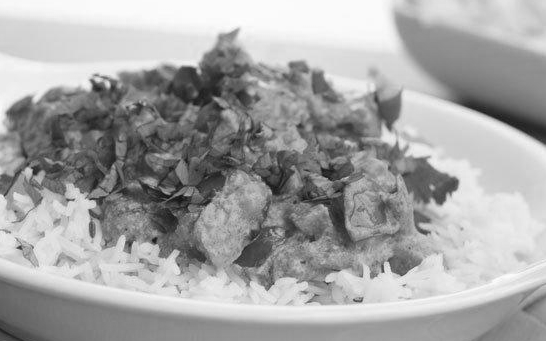
#> input picture original.png, 546 x 341 px
$ python -i experimentando.py   (imports and definitions only)   (Python 2 division)
#> lines starting #> are read from the running program, lines starting #| are printed output that depends on the picture
import numpy as np
import Tkinter
from PIL import ImageDraw
import Image
import ImageTk
from sys import argv
import time
from math import fabs

def convolucion(imagen, h):
    iwidth, iheight = imagen.size
    imagen = imagen.convert('L')
    im = imagen.load()
    mheight, mwidth = h.shape
    print "Imagen size: ",imagen.size
    print "H: ",h.shape
    g = np.zeros(shape=(iheight, iwidth))
    for x in xrange(iheight):
        for y in xrange(iwidth):
            sum = 0.0
            for j in xrange(mheight):
                zj = ( j - ( mheight / 2 ) )
                for i in xrange(mwidth):
                    zi = ( i - ( mwidth / 2 ) )
                    try:
                        sum += im[y + zi, x + zj] * h[i,j]
                    except:
                        pass
            #print x, y
            g[x,y] = sum
    #print "Convolucion"
    #print g
    return g

# [63 lines left out: functions filtro, filtroPorNumeros, not called in this run]

def escalaDeGrises(im):
    width, height = im.size
    print width, height
    im = im.convert('RGB')
    pix = im.load()
    promedio = 0.0
    for y in xrange(height):
            for x in xrange(width):
                r, g, b = pix[x, y]
                promedio = (r + g + b) / 3.0
                pix[x, y] = int(promedio), int(promedio), int(promedio)
    data = np.array(im)
    im2 = Image.fromarray(data)
    return im2

def nuevaImagen(matriz):
    height, width = matriz.shape
    print matriz.shape
    imagen = Image.new(mode='L', size =(width,height))
    im = imagen.load()
    print imagen.size
    for x in xrange(height):
        for y in xrange(width):
            im[y, x] = matriz[x, y]
    data = np.array(imagen)
    #print data
    im = Image.fromarray(data)
    return im

# [17 lines left out: function bfs, not called in this run]

def asignColor(grupo):
    return ((grupo * 5 + 7) % 256, (grupo * 13 + 41) % 256, (grupo * 29 + 13) % 256)

# [77 lines left out: functions deteccionObjetos, binarizacion, dibujaPuntos, not called in this run]


def main():
    imagen = Image.open(argv[1])
#> imagen is the input picture: PIL image 546x341 L; min 12, max 254, mean 164.6
    original = imagen
    escalaGrises = escalaDeGrises(imagen)
#| 546 341
    px = np.array([[-1,0,1], [-1,0,1], [-1,0,1]])
    py = np.array([[1,1,1], [0,0,0], [-1,-1,-1]])
    t1 = time.time()
    gx = convolucion(escalaGrises, px)
#| Imagen size:  (546, 341)
#> after the loop in convolucion, `for x in xrange(iheight):`:
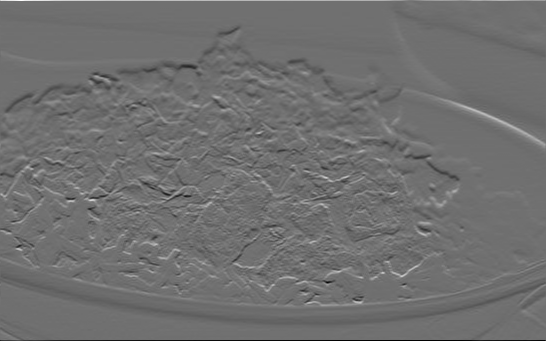
#> g: shape (341, 546) float64; min -482, max 611, mean -2.1; drawn with min black and max white
    gx = gx ** 2
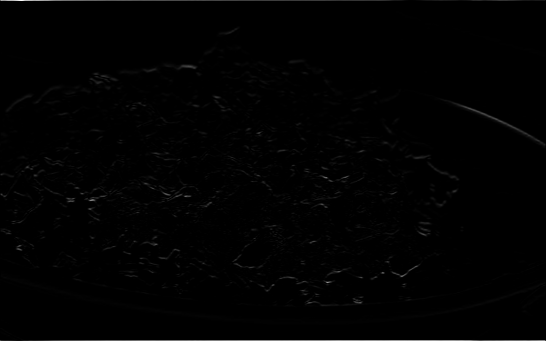
#> gx: shape (341, 546) float64; min 0, max 373321, mean 2577.3; drawn with min black and max white
    gy = convolucion(escalaGrises, py)
#| Imagen size:  (546, 341)
#> after the loop in convolucion (call 2), `for x in xrange(iheight):`:
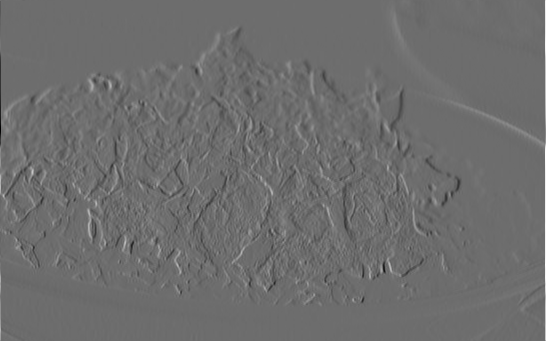
#> g: shape (341, 546) float64; min -541, max 719, mean 1; drawn with min black and max white
    gy = gy ** 2
    g = (gx + gy ) ** 1.0/2.0
#    print g
    min = np.min(g)
#> min = 0
    max = np.max(g)
#> max = 258505
    h, w = g.shape
#> h = 341; w = 546
    minimos = np.ones(shape=(h, w))
    minimos *= min
#> minimos: shape (341, 546) float64; every value is 0
    g = g - min
    print "Restando el minimo", g
#> (printed output is left out)
    g = g / (max - min)
    print "Dividiendo el max-min",g
#> (printed output is left out)
    print "Max: ",np.max(g)," Min: ",np.min(g)
#| Max:  1.0  Min:  0.0
    bn = np.ones(shape=(h, w))
    bn *= 255
    g = g * bn
    print "Max: ",np.max(g)," Min: ",np.min(g)
#| Max:  255.0  Min:  0.0
    imagen_nueva = nuevaImagen(g)
#| (341, 546)
#> in nuevaImagen, `imagen = Image.new(mode='L', size =(width,height))`: imagen: PIL image 546x341 L; every value is 0
#| (546, 341)
    imagen_binaria = binarizacion(imagen_nueva)
    imagen_deteccionObjetos = deteccionObjetos(imagen_binaria)
    #imagen_convexHull = dibujaPuntos(stack, imagen_convexHull)
    root = Tkinter.Tk()
    tkimageModf = ImageTk.PhotoImage(imagen_nueva)
    tkimageOrig = ImageTk.PhotoImage(imagen_binaria)
    tkimageDeteccionObjetos = ImageTk.PhotoImage(imagen_deteccionObjetos)
    #Tkinter.Label(root, image = tkimageModf).pack(side="left")
    Tkinter.Label(root, image = tkimageOrig).pack(side="right")
    Tkinter.Label(root, image = tkimageDeteccionObjetos).pack(side="left")
    t2 =time.time()
    print "Tiempo total: ",t2-t1
    root.mainloop()
# [1 line not run here, left out]

#> (the run stopped early here; a loop or call above may not have finished)

$ run again, with husky.png copied over original.png
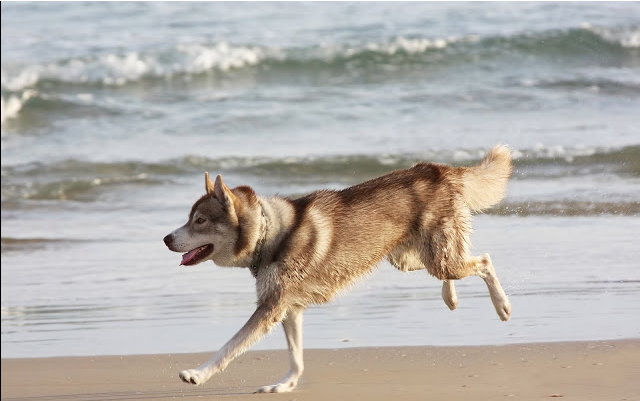
#> input picture husky.png, 640 x 401 px
#> in main, imagen is the input picture: PIL image 640x401 RGB; mean R, G, B 180.3, 176, 171.2
#| 640 401
#| Imagen size:  (640, 401)
#> in main, `gx = gx ** 2`:
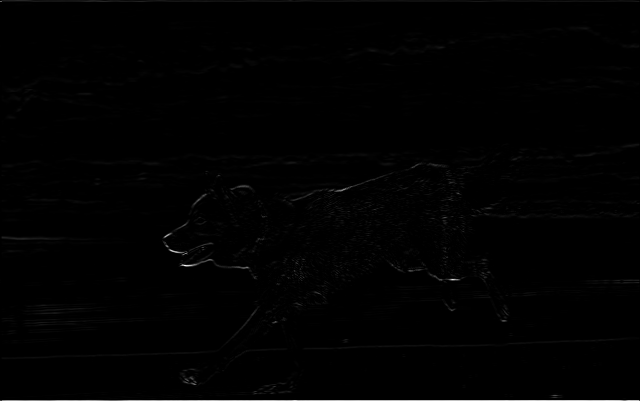
#> gx: shape (401, 640) float64; min 0, max 327184, mean 2089.9; drawn with min black and max white
#| Imagen size:  (640, 401)
#> after the loop in convolucion (call 2), `for x in xrange(iheight):`:
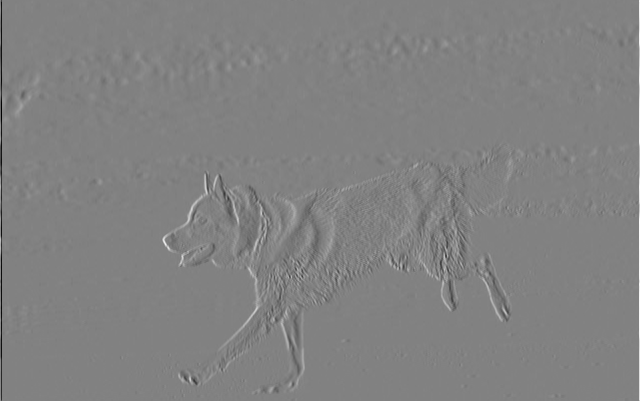
#> g: shape (401, 640) float64; min -687, max 663, mean 0; drawn with min black and max white
#> min = 0
#> max = 235986.5
#> minimos: shape (401, 640) float64; every value is 0
#> (printed output is left out)
#> (printed output is left out)
#| Max:  1.0  Min:  0.0
#| Max:  255.0  Min:  0.0
#| (401, 640)
#| (640, 401)
